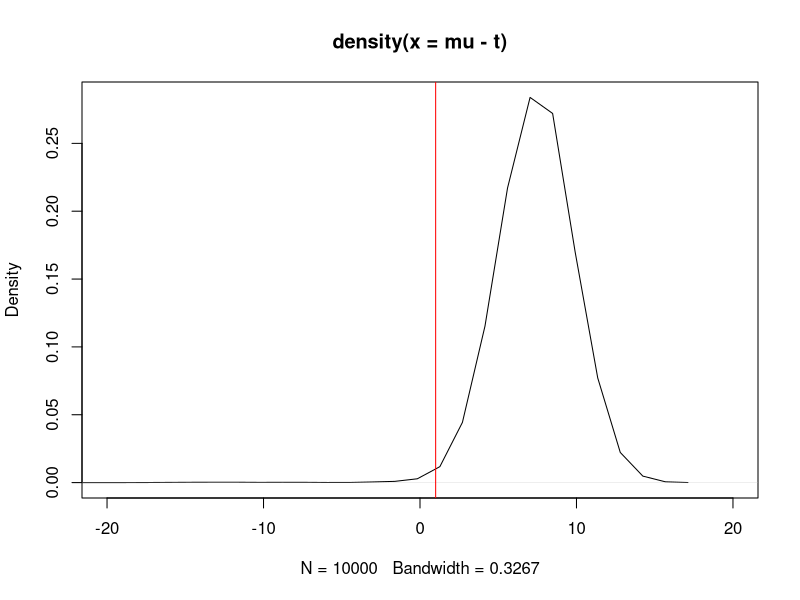

This figure's R source:

n <- 10000
shape <- 0.1
mu_gamma <- 0.1/10
rate <- shape/mu_gamma
rate
{
  set.seed(1)
  sigma <- rgamma(n, shape = shape, rate = rate)
  xi <- runif(n, 0, 0.5)
  #xi <- rbeta(n, 0.99, 1)
  t <- sigma/xi
  mu <- rnorm(n, 7.5, 0.2) + 15*rnorm(n, 0, 0.15)
}

plot(density(mu - t), xlim = c(-20,20))
abline(v = 1, col = "red")
mean(mu-t > 1)
mean(mu-t > 0)
summary(t)
summary(mu)
summary(mu-t)
